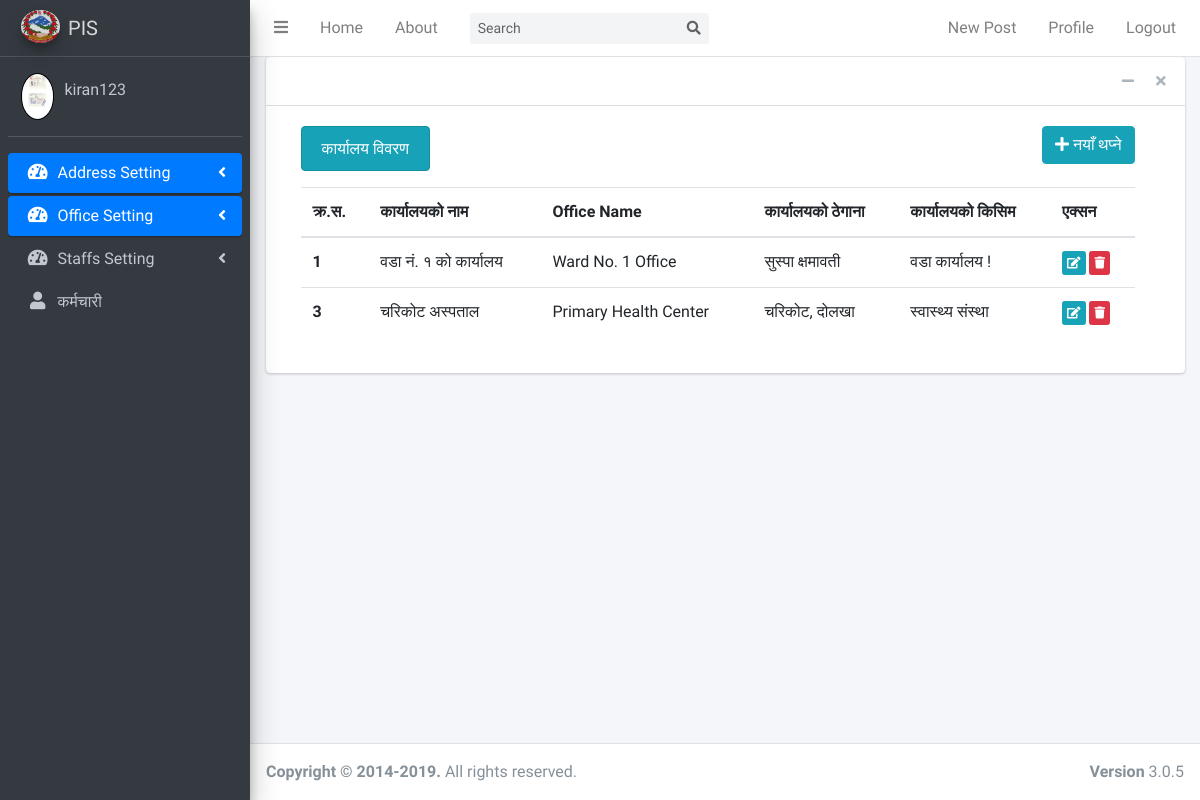
Before: /office/list (signed in) with the older database file.
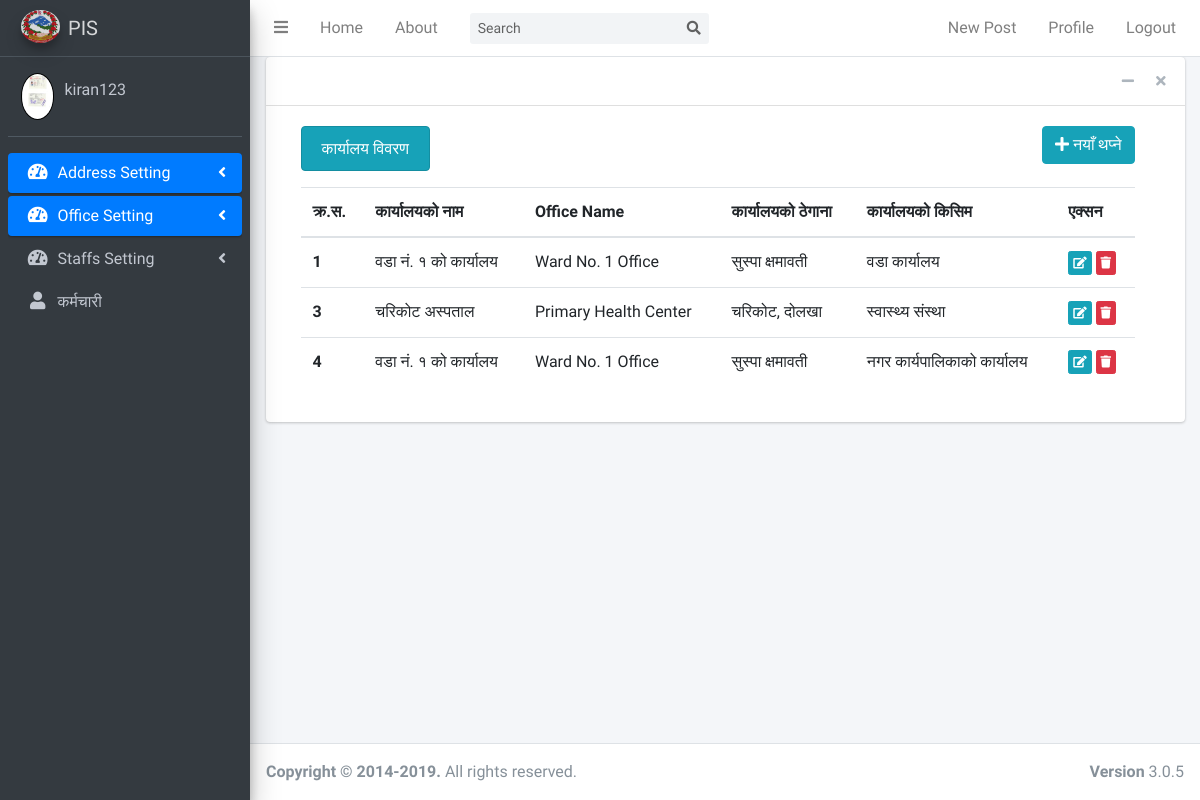
After: the same page with the newer database file.
### users/models.py (models this page shows, shortened)
class Profile(models.Model):
    user = models.OneToOneField(User, on_delete=models.CASCADE)
    image = models.ImageField(default='default.jpg', upload_to='profile_pics')

### officedata/models.py (models this page shows, shortened)
class Office(models.Model):
    officename_nepali = models.CharField(max_length=100, verbose_name="कार्यालयको नाम")
    officename_english = models.CharField(max_length=100, verbose_name="Office Name")
    officeaddress = models.CharField(max_length=100, verbose_name="कार्यालयको ठेगाना")
    officetype = models.ForeignKey(Officetype, on_delete=models.SET_NULL, null=True, verbose_name="कार्यालयको प्रकार")
    created_by = models.ForeignKey(User, on_delete=models.CASCADE)
    created_date = models.DateTimeField(default=timezone.now)

class Officetype(models.Model):
    officetype_nepali = models.CharField(max_length=70, verbose_name="कार्यालयको किसिम")
    officetype_english = models.CharField(max_length=70, verbose_name="Office Type")
    created_by = models.ForeignKey(User, on_delete=models.CASCADE)
    created_date = models.DateTimeField(default=timezone.now)
    def __str__(self):
        return self.officetype_nepali

### officedata/views.py (the view)
# urls.py: path('office/list', OfficeListView.as_view(), name='office-list'),
class OfficeListView(LoginRequiredMixin, ListView):
    model = Office
    template_name = 'officetype/office_list.html'

### officedata/templates/officedata/office_list.html
{% extends "blog/base.html" %}
{% load crispy_forms_tags %}
{% block content %}
<div class="col-md-12">
      <div class="d-flex justify-content-between">
        <div><h6 class="text-center alert alert-info">कार्यालय विवरण</h6></div>
        <div>
            <a href="{% url 'office-create' %}" class="btn btn-info btn-bg">
                  <i class="fas fa-plus"></i> नयाँ थप्ने
            </a>
        </div>
    </div>
    <table class="table table-hover">
        <thead>
        <tr>
            <th scope="col">क्र.स.</th>
            <th scope="col">कार्यालयको नाम</th>
            <th scope="col">Office Name</th>
            <th scope="col">कार्यालयको ठेगाना</th>
            <th scope="col">कार्यालयको किसिम</th>
            <th scope="col">एक्सन</th>
        </tr>
        </thead>
        <tbody>
        {% for office in office_list %}
        <tr>
            <th scope="row">{{ office.id }}</th>
            <td>{{ office.officename_nepali }}</td>
            <td>{{ office.officename_english }}</td>
            <td>{{ office.officeaddress }}</td>
            <td>{{ office.officetype }}</td>
            <td>
                <a href="{% url 'office-update' office.id %}" class="btn btn-info btn-xs">
                    <i class="fas fa-edit"></i>
                </a>
                <a href="{% url 'office-delete' office.id %}" class="btn btn-danger btn-xs">
                    <i class="fas fa-trash"></i>
                </a>
            </td>
        </tr>
        {% endfor %}
        </tbody>
    </table>
</div>
{% endblock content %}

### blog/templates/blog/base.html (shortened to what this page needs)
{% load static %}
<!DOCTYPE html>
<html>
<head>
    <link rel="stylesheet" href="{% static 'blog/plugins/fontawesome-free/css/all.min.css' %}">
    <link rel="stylesheet" href="https://code.ionicframework.com/ionicons/2.0.1/css/ionicons.min.css">
    <link rel="stylesheet" href="{% static 'blog/plugins/overlayScrollbars/css/OverlayScrollbars.min.css' %}">
    <link rel="stylesheet" href="{% static 'blog/plugins/datatables-bs4/css/dataTables.bootstrap4.min.css' %}">
    <link rel="stylesheet" href="{% static 'blog/plugins/datatables-responsive/css/responsive.bootstrap4.min.css' %}">
    <link rel="stylesheet" href="{% static 'blog/dist/css/adminlte.min.css' %}">
</head>
<body class="hold-transition sidebar-mini layout-fixed">
<div class="wrapper">
    <nav class="main-header navbar navbar-expand navbar-white navbar-light">
        <ul class="navbar-nav">
            <li class="nav-item">
                <a class="nav-link" data-widget="pushmenu" href="#" role="button"><i class="fas fa-bars"></i></a>
            </li>
            <li class="nav-item d-none d-sm-inline-block">
                <a class="nav-item nav-link" href="{% url 'blog-home' %}">Home</a>
            </li>
            <li class="nav-item d-none d-sm-inline-block">
                <a class="nav-item nav-link" href="{% url 'blog-about' %}">About</a>
            </li>
        </ul>
        <form class="form-inline ml-3">
            <div class="input-group input-group-sm">
                <input class="form-control form-control-navbar" type="search" placeholder="Search" aria-label="Search">
                <div class="input-group-append">
                    <button class="btn btn-navbar" type="submit">
                        <i class="fas fa-search"></i>
                    </button>
                </div>
            </div>
        </form>
        <ul class="navbar-nav ml-auto">
            {% if user.is_authenticated %}
            <a class="nav-item nav-link" href="{% url 'post-create' %}">New Post</a>
            <a class="nav-item nav-link" href="{% url 'profile' %}">Profile</a>
            <a class="nav-item nav-link" href="{% url 'logout' %}">Logout</a>
            {% else %}
            <a class="nav-item nav-link" href="{% url 'login' %}">Login</a>
            <a class="nav-item nav-link" href="{% url 'register' %}">Register</a>
            {% endif %}
        </ul>
    </nav>
    <aside class="main-sidebar sidebar-dark-primary elevation-4">
        <a href="{% url 'blog-home' %}" class="brand-link">
            <img src="{% static 'blog/images/logo.jpg' %}"
                 alt="AdminLTE Logo"
                 class="brand-image img-circle elevation-3"
                 style="opacity: .8">
            <span class="brand-text font-weight-light">PIS</span>
        </a>
        <div class="sidebar">
            <div class="user-panel mt-3 pb-3 mb-3 d-flex">
                <div class="image">
                    <img src="{{ user.profile.image.url }}" class="rounded-circle account-img" alt="User Image"
                         width="42" height="24" style="border:1px solid black">
                </div>
                <div class="info">
                    <a href="{% url 'profile' %}" class="d-block">{{ user.username }}</a>
                </div>
            </div>
            <nav class="mt-2">
                <ul class="nav nav-pills nav-sidebar flex-column" data-widget="treeview" role="menu"
                    data-accordion="false">
                    <li class="nav-item has-treeview">
                        <a href="/" class="nav-link active">
                            <i class="nav-icon fas fa-tachometer-alt"></i>
                            <p>
                                Address Setting
                                <i class="right fas fa-angle-left"></i>
                            </p>
                        </a>
                    </li>
                    <li class="nav-item has-treeview">
                        <a href="{% url 'allofficedata-list' %}" class="nav-link active">
                            <i class="nav-icon fas fa-tachometer-alt"></i>
                            <p>
                                Office Setting
                                <i class="right fas fa-angle-left"></i>
                            </p>
                        </a>
                    </li>
                    <li class="nav-item has-treeview">
                        <a href="{% url 'allofficialdata-list' %}" class="nav-link inactive">
                            <i class="nav-icon fas fa-tachometer-alt"></i>
                            <p>
                                Staffs Setting
                                <i class="right fas fa-angle-left"></i>
                            </p>
                        </a>
                    </li>
                    <li class="nav-item">
                        <a href="{% url 'staff-create' %}" class="nav-link">
                            <i class="nav-icon fas fa-user"></i>
                            <p>
                                कर्मचारी
                            </p>
                        </a>
                    </li>
                </ul>
            </nav>
        </div>
    </aside>
    <div class="content-wrapper">
        <section class="content">
            <div class="container-fluid">
                <div class="row">
                    <div class="col-md-12">
                        <div class="card">
                            <div class="card-header">
                                <div class="card-tools">
                                    <button type="button" class="btn btn-tool" data-card-widget="collapse"
                                            data-toggle="tooltip" title="Collapse">
                                        <i class="fas fa-minus"></i></button>
                                    <button type="button" class="btn btn-tool" data-card-widget="remove"
                                            data-toggle="tooltip" title="Remove">
                                        <i class="fas fa-times"></i></button>
                                </div>
                            </div>
                            <div class="card-body">
                                <div class="row col-md-12">
                                    <div class="col-md-12">
                                        {% block content %}{% endblock %}
                                    </div>
                                </div>
                            </div>
                        </div>
                    </div>
                </div>
        </section>
    </div>
    <footer class="main-footer">
        <div class="float-right d-none d-sm-block">
            <b>Version</b> 3.0.5
        </div>
        <strong>Copyright &copy; 2014-2019.</strong> All rights
        reserved.
    </footer>
</div>
</body>
</html>

Changed rows visible on the page:
changed through a linked row, Office id 1: officetype "वडा कार्यालय !" → "वडा कार्यालय"
added Office: id "4", officename_nepali "वडा नं. १ को कार्यालय", officename_english "Ward No. 1 Office", officeaddress "सुस्पा क्षमावती", officetype "नगर कार्यपालिकाको कार्यालय"
